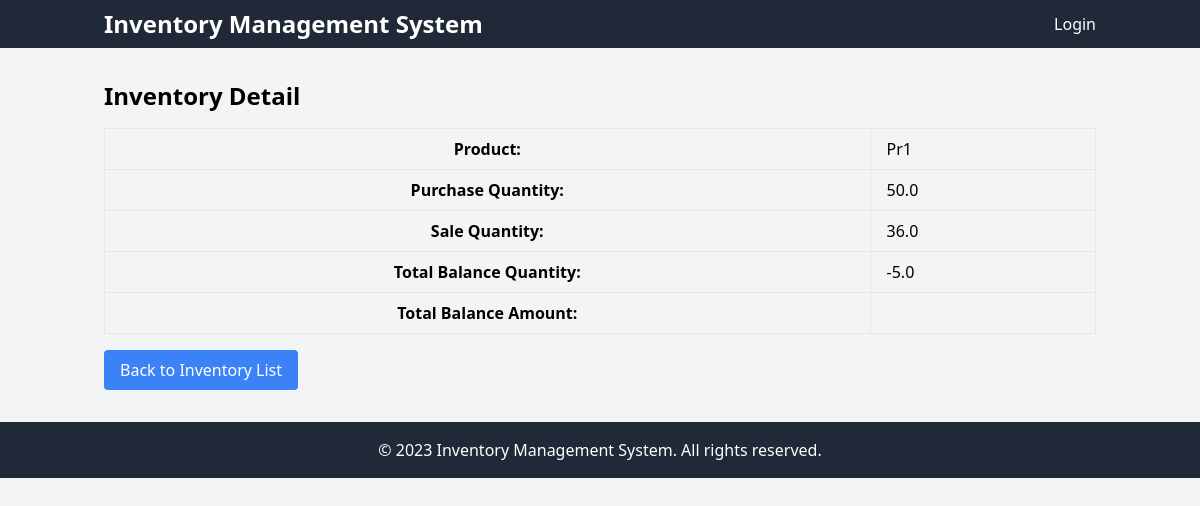
The app's page /inventory/1/, older data.
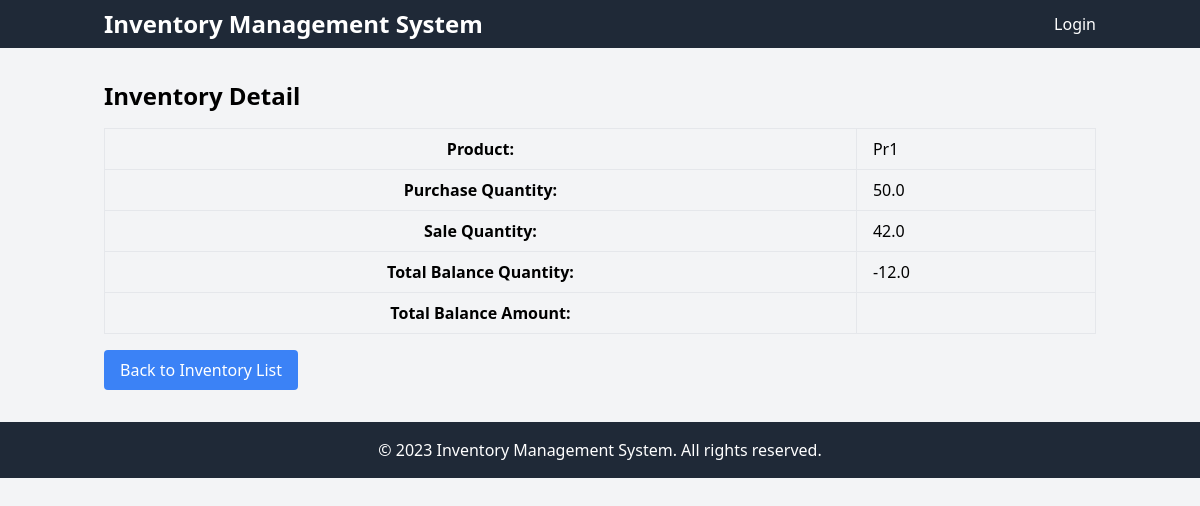
The same page, newer data.
### main/models.py (models this page shows, shortened)
class Inventory(models.Model):
    product = models.ForeignKey(Product, on_delete=models.CASCADE)
    vendor = models.ForeignKey(Vendor, on_delete=models.CASCADE, default=None, null=True)
    pur_qty = models.FloatField(default=0)
    sale_qty = models.FloatField(default=0)
    total_bal_qty = models.FloatField(default=0)
    class Meta:
        verbose_name_plural = '6. Inventory'

class Product(models.Model):
    title = models.CharField(max_length=50)
    detail = models.TextField()
    unit = models.ForeignKey(Unit, on_delete=models.CASCADE)
    photo = models.ImageField(upload_to="product/")
    class Meta:
        verbose_name_plural = '3. Products'

### main/views.py (the view)
# urls.py: path('inventory/<int:inventory_id>/', views.inventory_detail, name='inventory_detail'),
def inventory_detail(request, inventory_id):
    inventory = get_object_or_404(Inventory, id=inventory_id)
    return render(request, 'inventory_detail.html', {'inventory': inventory})

### templates/inventory_detail.html
{% extends 'base.html' %}
{% block content %}
  <div class="container mx-auto mt-4">
    <h2 class="text-2xl font-bold mb-4">Inventory Detail</h2>
    <table class="table-auto border-collapse w-full">
      <tbody>
        <tr>
          <th class="py-2 px-4 border">Product:</th>
          <td class="py-2 px-4 border">{{ inventory.product.title }}</td>
        </tr>
        <tr>
          <th class="py-2 px-4 border">Purchase Quantity:</th>
          <td class="py-2 px-4 border">{{ inventory.pur_qty }}</td>
        </tr>
        <tr>
          <th class="py-2 px-4 border">Sale Quantity:</th>
          <td class="py-2 px-4 border">{{ inventory.sale_qty }}</td>
        </tr>
        <tr>
          <th class="py-2 px-4 border">Total Balance Quantity:</th>
          <td class="py-2 px-4 border">{{ inventory.total_bal_qty }}</td>
        </tr>
        <tr>
          <th class="py-2 px-4 border">Total Balance Amount:</th>
          <td class="py-2 px-4 border">{{ inventory.total_bal_amt }}</td>
      </tbody>
    </table>
    <a href="{% url 'main:inventory_list' %}" class="inline-block mt-4 py-2 px-4 bg-blue-500 text-white hover:bg-blue-600 rounded">Back to Inventory List</a>
  </div>
{% endblock %}

Row changes from the older to the newer data that the page shows:
changed Inventory "Pr1": sale_qty "36.0" → "42.0"; total_bal_qty "-5.0" → "-12.0"
